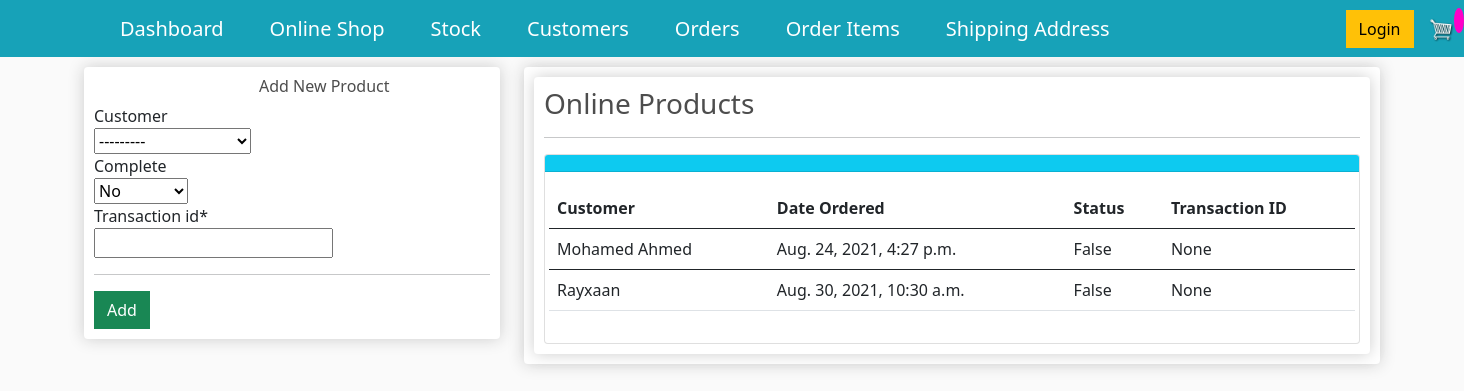
The page /orders_online/ on the database as committed earlier.
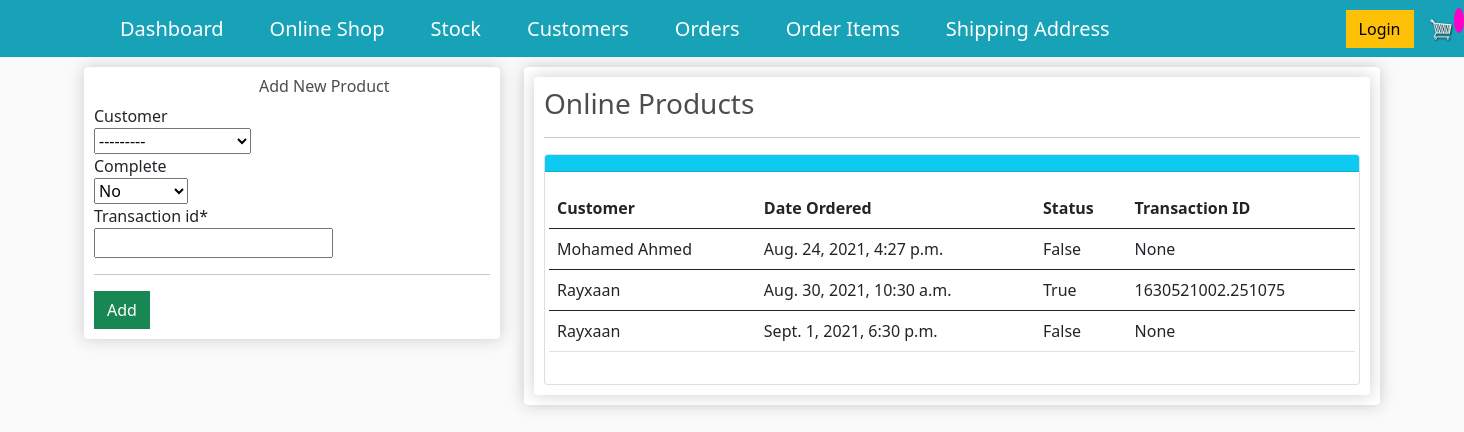
The same page on the database as committed later.
### store/models.py (models this page shows, shortened)
class Order(models.Model):
    customer = models.ForeignKey(Customer, on_delete=models.SET_NULL, null=True,blank=True)#if customer is deleted, we dont want to delete the order but rather set the customer value to null
    date_ordered=models.DateTimeField(auto_now_add=True)
    complete=models.BooleanField(default=False, null=True, blank=False)
    transaction_id=models.CharField(max_length=100, null=True)

class Customer(models.Model):
    user=models.OneToOneField(User, null=True, blank=True, on_delete=models.CASCADE)
    name = models.CharField(max_length=200, null=True)
    email = models.CharField(max_length=200)
    def __str__(self):
    		return self.name

### store/views.py (the view)
# urls.py: path('orders_online/', views.orders_online, name="orders_online"),
def orders_online(request):
    title="Allifmaal Online Stock"
    form=AddOnlineOrdersForm(request.POST or None)
    orders = Order.objects.all()
    if form.is_valid():
        form.save()
        messages.success(request, 'Customer added successfully')
        return redirect('orders_online')
    context={
        "title": title,
        "form":form,
        "orders":orders,
        }
    return render(request,'store/orders_online.html',context)

### store/forms.py
class AddOnlineOrdersForm(forms.ModelForm): #the forms here is the one imported up there.
    class Meta:
        model = Order
        fields = ["customer",'complete','transaction_id']

### store/templates/store/orders_online.html (shortened to what this page needs)
{% extends "store/main.html"%}
{% load crispy_forms_tags %}
{% load static %}
{% block content %}
<div class="row">
	<div class="col-lg-4">
		<div class="box-element" id="form-wrapper">
                <div id="user-info">
                <h6 style="padding-left:165px">Add New Product</h6>
                <form method='POST' action=''> {% csrf_token %}
                    {{form|crispy}}
                </div>
                <hr>
                <input id="form-button" class="btn btn-success btn-block" type="submit" value="Add">
		</div>
        <br>
	</div>
	<div class="col-lg-8">
		<div class="box-element">
            <div class="box-element">
        <h3>Online Products</h3>
        <hr>
            <div class="card">
                <div class="card-header bg-info text-white">
                </div>
                <div class="card-body">
                    <div class="row">
                       <table class="table table-hover">
                        <thead>
                          <tr>
                            <th scope="col">Customer</th>
                            <th scope="col">Date Ordered</th>
                            <th scope="col">Status</th>
                            <th scope="col">Transaction ID</th>
                          </tr>
                        </thead>
                        <tbody>
                            {% for order in orders %}
                            <tr>
                            <td>{{order.customer}}</td>
                            <td>{{order.date_ordered}}</td>
                            <td>{{order.complete}}</td>
                            <td>{{order.transaction_id}}</td>
                          </tr>
                        </tbody>
                        {% endfor %}
                      </table>
                </div>
            </div>
        </div>
            </div>
		</div>
	</div>
</div>
{% endblock %}

Rows that differ between the two databases and show on the page:
changed Order: complete "False" → "True"; transaction_id "None" → "1630521002.251075"
added Order: customer "Rayxaan", date_ordered "Sept. 1, 2021, 6:30 p.m.", complete "False", transaction_id "None"
